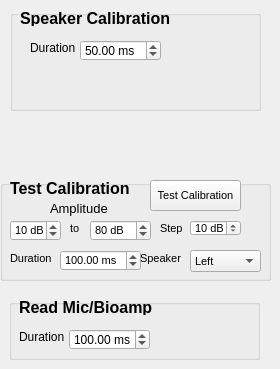
    <widget class="QWidget" name="tab_9">
     <attribute name="title">
      <string>Cal / Tests</string>
     </attribute>
     <widget class="QGroupBox" name="CM_groupBox_2">
      <property name="geometry">
       <rect>
        <x>0</x>
        <y>180</y>
        <width>271</width>
        <height>101</height>
       </rect>
      </property>
      <property name="font">
       <font>
        <pointsize>8</pointsize>
       </font>
      </property>
      <property name="title">
       <string/>
      </property>
      <property name="checkable">
       <bool>false</bool>
      </property>
      <widget class="QLabel" name="label_29">
       <property name="geometry">
        <rect>
         <x>10</x>
         <y>0</y>
         <width>131</width>
         <height>16</height>
        </rect>
       </property>
       <property name="font">
        <font>
         <pointsize>12</pointsize>
         <weight>75</weight>
         <bold>true</bold>
        </font>
       </property>
       <property name="text">
        <string>Test Calibration</string>
       </property>
      </widget>
      <widget class="QLabel" name="label_35">
       <property name="geometry">
        <rect>
         <x>50</x>
         <y>20</y>
         <width>71</width>
         <height>16</height>
        </rect>
       </property>
       <property name="font">
        <font>
         <pointsize>10</pointsize>
         <weight>50</weight>
         <bold>false</bold>
        </font>
       </property>
       <property name="text">
        <string>Amplitude</string>
       </property>
      </widget>
      <widget class="QSpinBox" name="calTest_ampLow_spinBox">
       <property name="geometry">
        <rect>
         <x>10</x>
         <y>40</y>
         <width>51</width>
         <height>21</height>
        </rect>
       </property>
       <property name="suffix">
        <string> dB</string>
       </property>
       <property name="maximum">
        <number>120</number>
       </property>
       <property name="singleStep">
        <number>10</number>
       </property>
       <property name="value">
        <number>10</number>
       </property>
      </widget>
      <widget class="QLabel" name="label_36">
       <property name="geometry">
        <rect>
         <x>70</x>
         <y>40</y>
         <width>21</width>
         <height>16</height>
        </rect>
       </property>
       <property name="text">
        <string>to</string>
       </property>
      </widget>
      <widget class="QSpinBox" name="calTest_ampHigh_spinBox">
       <property name="geometry">
        <rect>
         <x>90</x>
         <y>40</y>
         <width>61</width>
         <height>21</height>
        </rect>
       </property>
       <property name="suffix">
        <string> dB</string>
       </property>
       <property name="maximum">
        <number>120</number>
       </property>
       <property name="singleStep">
        <number>10</number>
       </property>
       <property name="value">
        <number>80</number>
       </property>
      </widget>
      <widget class="QSpinBox" name="calTest_ampDelta_spinBox">
       <property name="geometry">
        <rect>
         <x>190</x>
         <y>40</y>
         <width>51</width>
         <height>16</height>
        </rect>
       </property>
       <property name="suffix">
        <string> dB</string>
       </property>
       <property name="maximum">
        <number>120</number>
       </property>
       <property name="singleStep">
        <number>10</number>
       </property>
       <property name="value">
        <number>10</number>
       </property>
      </widget>
      <widget class="QLabel" name="label_37">
       <property name="geometry">
        <rect>
         <x>160</x>
         <y>40</y>
         <width>31</width>
         <height>16</height>
        </rect>
       </property>
       <property name="text">
        <string>Step</string>
       </property>
      </widget>
      <widget class="QPushButton" name="calTest_pushButton">
       <property name="geometry">
        <rect>
         <x>150</x>
         <y>0</y>
         <width>91</width>
         <height>31</height>
        </rect>
       </property>
       <property name="text">
        <string>Test Calibration</string>
       </property>
       <property name="checkable">
        <bool>true</bool>
       </property>
      </widget>
      <widget class="QLabel" name="label_52">
       <property name="geometry">
        <rect>
         <x>140</x>
         <y>70</y>
         <width>41</width>
         <height>16</height>
        </rect>
       </property>
       <property name="text">
        <string>Speaker</string>
       </property>
      </widget>
      <widget class="QComboBox" name="calTest_speaker_comboBox">
       <property name="geometry">
        <rect>
         <x>190</x>
         <y>70</y>
         <width>71</width>
         <height>22</height>
        </rect>
       </property>
       <item>
        <property name="text">
         <string>Left</string>
        </property>
       </item>
       <item>
        <property name="text">
         <string>Right</string>
        </property>
       </item>
      </widget>
      <widget class="QLabel" name="label_76">
       <property name="geometry">
        <rect>
         <x>10</x>
         <y>70</y>
         <width>51</width>
         <height>16</height>
        </rect>
       </property>
       <property name="text">
        <string>Duration</string>
       </property>
      </widget>
      <widget class="QDoubleSpinBox" name="calTest_stimDuration_dblSpinBox">
       <property name="geometry">
        <rect>
         <x>60</x>
         <y>70</y>
         <width>81</width>
         <height>21</height>
        </rect>
       </property>
       <property name="suffix">
        <string> ms</string>
       </property>
       <property name="minimum">
        <double>5.000000000000000</double>
       </property>
       <property name="maximum">
        <double>50000.000000000000000</double>
       </property>
       <property name="value">
        <double>100.000000000000000</double>
       </property>
      </widget>
     </widget>
     <widget class="QGroupBox" name="groupBox">
      <property name="geometry">
       <rect>
        <x>9</x>
        <y>299</y>
        <width>251</width>
        <height>61</height>
       </rect>
      </property>
      <property name="title">
       <string/>
      </property>
      <widget class="QLabel" name="label_32">
       <property name="geometry">
        <rect>
         <x>10</x>
         <y>30</y>
         <width>51</width>
         <height>16</height>
        </rect>
       </property>
       <property name="text">
        <string>Duration</string>
       </property>
      </widget>
      <widget class="QDoubleSpinBox" name="readMicBioamp_duration_dblSpinBox">
       <property name="geometry">
        <rect>
         <x>60</x>
         <y>30</y>
         <width>81</width>
         <height>21</height>
        </rect>
       </property>
       <property name="suffix">
        <string> ms</string>
       </property>
       <property name="minimum">
        <double>5.000000000000000</double>
       </property>
       <property name="maximum">
        <double>50000.000000000000000</double>
       </property>
       <property name="value">
        <double>100.000000000000000</double>
       </property>
      </widget>
      <widget class="QLabel" name="label_75">
       <property name="geometry">
        <rect>
         <x>10</x>
         <y>0</y>
         <width>161</width>
         <height>16</height>
        </rect>
       </property>
       <property name="font">
        <font>
         <pointsize>12</pointsize>
         <weight>75</weight>
         <bold>true</bold>
        </font>
       </property>
       <property name="text">
        <string>Read Mic/Bioamp</string>
       </property>
      </widget>
     </widget>
     <widget class="QGroupBox" name="spCal_groupBox">
      <property name="geometry">
       <rect>
        <x>10</x>
        <y>10</y>
        <width>251</width>
        <height>101</height>
       </rect>
      </property>
      <property name="title">
       <string/>
      </property>
      <widget class="QLabel" name="label_77">
       <property name="geometry">
        <rect>
         <x>10</x>
         <y>0</y>
         <width>181</width>
         <height>16</height>
        </rect>
       </property>
       <property name="font">
        <font>
         <pointsize>12</pointsize>
         <weight>75</weight>
         <bold>true</bold>
        </font>
       </property>
       <property name="text">
        <string>Speaker Calibration</string>
       </property>
      </widget>
      <widget class="QLabel" name="label_78">
       <property name="geometry">
        <rect>
         <x>20</x>
         <y>30</y>
         <width>51</width>
         <height>16</height>
        </rect>
       </property>
       <property name="text">
        <string>Duration</string>
       </property>
      </widget>
      <widget class="QDoubleSpinBox" name="spCal_stimDuration_dblSpinBox">
       <property name="geometry">
        <rect>
         <x>70</x>
         <y>30</y>
         <width>81</width>
         <height>21</height>
        </rect>
       </property>
       <property name="suffix">
        <string> ms</string>
       </property>
       <property name="minimum">
        <double>5.000000000000000</double>
       </property>
       <property name="maximum">
        <double>5000.000000000000000</double>
       </property>
       <property name="value">
        <double>50.000000000000000</double>
       </property>
      </widget>
     </widget>
    </widget>
